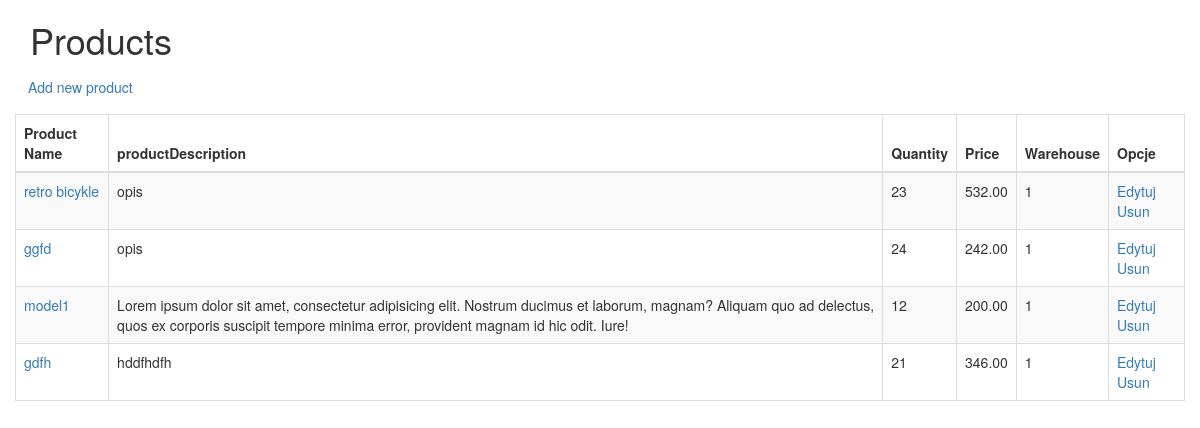
The page /assets/old_v/ad/index.php on the database its author committed.
### tables this page shows
CREATE TABLE `products` (
  `productCode` int(15) NOT NULL,
  `brand_id` int(30) NOT NULL,
  `productName` varchar(70) NOT NULL,
  `productDescription` text NOT NULL,
  `quantityInStock` smallint(6) NOT NULL,
  `buyPrice` decimal(10,2) NOT NULL,
  `warehouseCode` varchar(50) NOT NULL,
  `main_img` mediumtext,
  `its_recommended` tinyint(1) NOT NULL,
  `diameter` int(10) NOT NULL
);

### assets/old_v/ad/index.php (the view, shortened to what this page needs)
<!DOCTYPE html>
<html lang="en">
<head>
	<link rel="stylesheet" href="../assets/css/bootstrap.min.css">
</head>
<body>
    <div class="container">
		<h1>Products</h1>
		<div class="row">
		<p>
			<a href="add_product.php" class="btn">Add new product</a>
		</p>
		<table class="table table-striped table-bordered">
			<thead>
				<tr>
					<th>Product Name</th>
					<th>productDescription</th>
					<th>Quantity</th>
					<th>Price</th>
					<th>Warehouse</th>
					<th>Opcje</th>
				</tr>
			</thead>
		<tbody>
			<?php
				$pdo = Database::connect();
				$sql = 'SELECT * FROM products';
				foreach($pdo->query($sql) as $row){
					echo '<tr>';
					echo "<td><a href='single_prod.php?productCode=".$row['productCode']."'>".$row['productName']."</a></td>";
					echo "<td>".$row['productDescription']."</td>";
					echo "<td>".$row['quantityInStock']."</td>";
					echo "<td>".$row['buyPrice']."</td>";
					echo "<td>".$row['warehouseCode']."</td>";
					echo "<td>
					    <a href='edit_prod.php?productCode=".$row['productCode']."'>Edytuj</a>
					    <a href='remove_prod.php?productCode=".$row['productCode']."&productName=".$row['productName']."'>Usun</a></td>";
					echo '</tr>';
				}
			?>
		</tbody>
		</table>
		</div>
    </div>

### rows shown on the page
products: productName "retro bicykle", productDescription "opis", quantityInStock "23", buyPrice "532.00", warehouseCode "1"
products: productName "ggfd", productDescription "opis", quantityInStock "24", buyPrice "242.00", warehouseCode "1"
products: productName "model1", productDescription "Lorem ipsum dolor sit amet, consectetur adipisicing elit. Nostrum ducimus et laborum, magnam? Aliquam quo ad delectus, quos ex corporis suscipit tempore minima error, provident magnam id hic odit. Iure!", quantityInStock "12", buyPrice "200.00", warehouseCode "1"
products: productName "gdfh", productDescription "hddfhdfh", quantityInStock "21", buyPrice "346.00", warehouseCode "1"
